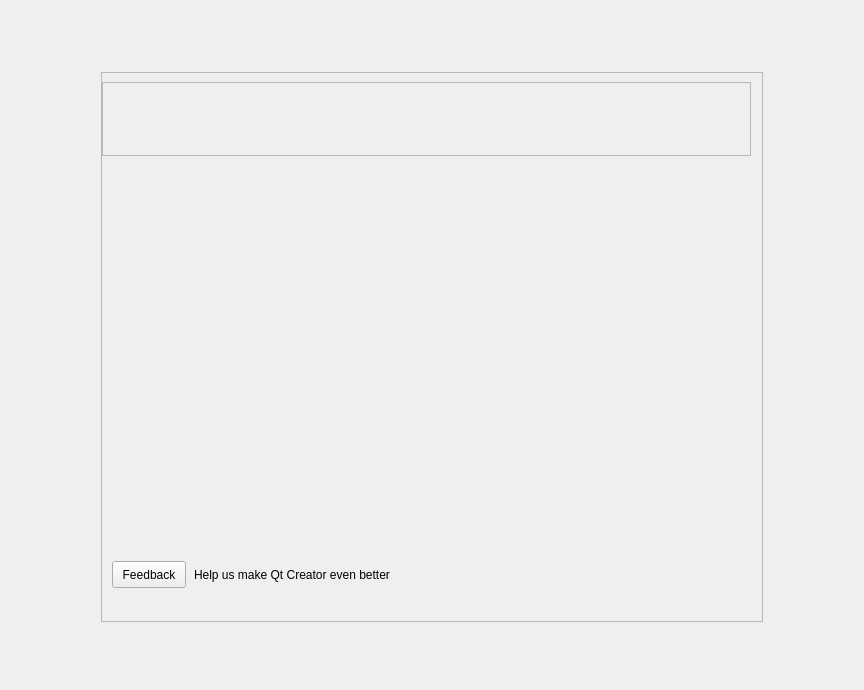
<?xml version="1.0" encoding="UTF-8"?>
<ui version="4.0">
 <class>Welcome::WelcomeMode</class>
 <widget class="QWidget" name="Welcome::WelcomeMode">
  <property name="geometry">
   <rect>
    <x>0</x>
    <y>0</y>
    <width>864</width>
    <height>690</height>
   </rect>
  </property>
  <property name="styleSheet">
   <string notr="true">#Welcome--WelcomePage {
background-color: qlineargradient(spread:pad, x1:0.5, y1:0, x2:0.5, y2:1, stop:0 rgba(247, 247, 247, 255), stop:1 rgba(215, 215, 215, 255));
}

QToolButton, QPushButton, QComboBox {
    border-image: url(:/welcome/images/btn_26.png) 4;
    border-width: 4;
    padding: 0px 6px;
    font-size: 12px;
}

QToolButton, QPushButton, QComboBox, QLabel {
    color: black;
}

 QComboBox QAbstractItemView {
    background-color:white;
}

 QComboBox::down-arrow {
     image: url(:/welcome/images/combobox_arrow.png);
 }
QComboBox:drop-down
{
     subcontrol-origin: padding;
     subcontrol-position: top right;
     border-left-style: none; 
     border-top-right-radius: 1px;
     border-bottom-right-radius: 1px;
}

QToolButton:hover, QPushButton:hover, QComboBox:hover {
    border-image: url(:/welcome/images/btn_26_hover.png) 4;
}

QToolButton:disabled, QPushButton:disabled, QComboBox::disabled {
	color:gray;
}

QToolButton:pressed, QPushButton:pressed{
    border-image: url(:/welcome/images/btn_26_pressed.png) 4;
}

 QPushButton::menu-indicator{
    subcontrol-origin: margin;
	subcontrol-position: center right;
	right: 4px;
 }

 QPushButton{
	outline: none;
	margin: 2
 }
</string>
  </property>
  <layout class="QVBoxLayout" name="verticalLayout_4">
   <property name="spacing">
    <number>0</number>
   </property>
   <property name="margin">
    <number>0</number>
   </property>
   <item>
    <widget class="QWidget" name="gradientWidget" native="true">
     <layout class="QGridLayout" name="gridLayout">
      <property name="leftMargin">
       <number>0</number>
      </property>
      <property name="topMargin">
       <number>4</number>
      </property>
      <property name="rightMargin">
       <number>0</number>
      </property>
      <property name="bottomMargin">
       <number>0</number>
      </property>
      <property name="spacing">
       <number>0</number>
      </property>
      <item row="1" column="0">
       <widget class="QFrame" name="mainFrame">
        <property name="minimumSize">
         <size>
          <width>662</width>
          <height>550</height>
         </size>
        </property>
        <property name="maximumSize">
         <size>
          <width>662</width>
          <height>550</height>
         </size>
        </property>
        <property name="styleSheet">
         <string notr="true">#mainFrame {
    border-image: url(:/welcome/images/background_center_frame.png);
    border-width: 2;
	padding:-1;
    padding-bottom:20	;
}

#contentframe{
   border: none 0px;
   border-bottom: 1px solid #c9c9c9;
   background: #ffffff;
   margin: 0px;
}</string>
        </property>
        <property name="frameShape">
         <enum>QFrame::StyledPanel</enum>
        </property>
        <property name="frameShadow">
         <enum>QFrame::Raised</enum>
        </property>
        <layout class="QVBoxLayout" name="verticalLayout">
         <property name="spacing">
          <number>0</number>
         </property>
         <property name="leftMargin">
          <number>0</number>
         </property>
         <property name="topMargin">
          <number>9</number>
         </property>
         <property name="rightMargin">
          <number>0</number>
         </property>
         <property name="bottomMargin">
          <number>0</number>
         </property>
         <item>
          <widget class="QFrame" name="headerFrame">
           <property name="sizePolicy">
            <sizepolicy hsizetype="Fixed" vsizetype="Fixed">
             <horstretch>0</horstretch>
             <verstretch>0</verstretch>
            </sizepolicy>
           </property>
           <property name="minimumSize">
            <size>
             <width>649</width>
             <height>74</height>
            </size>
           </property>
           <property name="maximumSize">
            <size>
             <width>649</width>
             <height>89</height>
            </size>
           </property>
           <property name="styleSheet">
            <string>#headerFrame {
    border-image: url(:/welcome/images/center_frame_header.png) 0;
    border-width: 0;
}
</string>
           </property>
           <property name="frameShape">
            <enum>QFrame::StyledPanel</enum>
           </property>
           <property name="frameShadow">
            <enum>QFrame::Raised</enum>
           </property>
          </widget>
         </item>
         <item>
          <widget class="QFrame" name="navFrame">
           <property name="sizePolicy">
            <sizepolicy hsizetype="Preferred" vsizetype="Fixed">
             <horstretch>0</horstretch>
             <verstretch>0</verstretch>
            </sizepolicy>
           </property>
           <property name="minimumSize">
            <size>
             <width>0</width>
             <height>25</height>
            </size>
           </property>
           <property name="font">
            <font>
             <weight>50</weight>
             <bold>false</bold>
            </font>
           </property>
           <property name="cursor">
            <cursorShape>PointingHandCursor</cursorShape>
           </property>
           <property name="autoFillBackground">
            <bool>false</bool>
           </property>
           <property name="styleSheet">
            <string notr="true">QToolButton {
	border-image:none;
	background-color: qlineargradient(x1: 0, y1: 0, x2: 0.0, y2: 1.0,
	stop: 0 #838383,
	stop: 0.4 #707070,
	stop: 0.401 #636363,
	stop: 1 #4a4a4a);
	border: 0px solid black;
	border-top: 1px solid #303030;
	border-bottom: 1px solid #202020;
	color: white;
	height:20px;
}

QToolButton:hover {
	border-image:none;
	background-color: qlineargradient(x1: 0, y1: 0, x2: 0.0, y2: 1.0,
	stop: 0 #909090,
	stop: 0.4 #808080,
	stop: 0.401 #707070,
	stop: 1 #555555);
}

QToolButton:checked, QToolButton:checked:pressed {
	border-image:none;
	background-color: qlineargradient(x1: 0, y1: 0, x2: 0.0, y2: 1.0,
	stop: 0 #ffffff,
	stop: 0.4 #eeeeee,
	stop: 0.401 #e2e2e2,
	stop: 1 #dddddd);
	color: black;
	border-top: 1px solid #606060;
	border-bottom: 1px solid #404040;
}

QToolButton:pressed {
	border-image:none;
	background-color: qlineargradient(x1: 0, y1: 0, x2: 0.0, y2: 1.0,
	stop: 0 #383838,
	stop: 0.2 #404040,
	stop: 0.201 #484848,
	stop: 1 #505050);
}


</string>
           </property>
           <property name="frameShape">
            <enum>QFrame::NoFrame</enum>
           </property>
           <property name="frameShadow">
            <enum>QFrame::Plain</enum>
           </property>
          </widget>
         </item>
         <item>
          <widget class="QStackedWidget" name="stackedWidget">
           <property name="currentIndex">
            <number>-1</number>
           </property>
          </widget>
         </item>
         <item>
          <layout class="QHBoxLayout" name="horizontalLayout">
           <property name="leftMargin">
            <number>8</number>
           </property>
           <property name="topMargin">
            <number>1</number>
           </property>
           <property name="rightMargin">
            <number>13</number>
           </property>
           <property name="bottomMargin">
            <number>10</number>
           </property>
           <item>
            <widget class="QPushButton" name="feedbackButton">
             <property name="focusPolicy">
              <enum>Qt::TabFocus</enum>
             </property>
             <property name="styleSheet">
              <string notr="true">height:19px;</string>
             </property>
             <property name="text">
              <string>Feedback</string>
             </property>
             <property name="icon">
              <iconset resource="welcome.qrc">
               <normaloff>:/welcome/images/feedback_arrow.png</normaloff>:/welcome/images/feedback_arrow.png</iconset>
             </property>
            </widget>
           </item>
           <item>
            <spacer name="horizontalSpacer_6">
             <property name="orientation">
              <enum>Qt::Horizontal</enum>
             </property>
             <property name="sizeType">
              <enum>QSizePolicy::Fixed</enum>
             </property>
             <property name="sizeHint" stdset="0">
              <size>
               <width>6</width>
               <height>0</height>
              </size>
             </property>
            </spacer>
           </item>
           <item>
            <widget class="QLabel" name="helpUsLabel">
             <property name="palette">
              <palette>
               <active>
                <colorrole role="WindowText">
                 <brush brushstyle="SolidPattern">
                  <color alpha="255">
                   <red>0</red>
                   <green>0</green>
                   <blue>0</blue>
                  </color>
                 </brush>
                </colorrole>
                <colorrole role="Text">
                 <brush brushstyle="SolidPattern">
                  <color alpha="255">
                   <red>0</red>
                   <green>0</green>
                   <blue>0</blue>
                  </color>
                 </brush>
                </colorrole>
                <colorrole role="ButtonText">
                 <brush brushstyle="SolidPattern">
                  <color alpha="255">
                   <red>0</red>
                   <green>0</green>
                   <blue>0</blue>
                  </color>
                 </brush>
                </colorrole>
               </active>
               <inactive>
                <colorrole role="WindowText">
                 <brush brushstyle="SolidPattern">
                  <color alpha="255">
                   <red>0</red>
                   <green>0</green>
                   <blue>0</blue>
                  </color>
                 </brush>
                </colorrole>
                <colorrole role="Text">
                 <brush brushstyle="SolidPattern">
                  <color alpha="255">
                   <red>0</red>
                   <green>0</green>
                   <blue>0</blue>
                  </color>
                 </brush>
                </colorrole>
                <colorrole role="ButtonText">
                 <brush brushstyle="SolidPattern">
                  <color alpha="255">
                   <red>0</red>
                   <green>0</green>
                   <blue>0</blue>
                  </color>
                 </brush>
                </colorrole>
               </inactive>
               <disabled>
                <colorrole role="WindowText">
                 <brush brushstyle="SolidPattern">
                  <color alpha="255">
                   <red>0</red>
                   <green>0</green>
                   <blue>0</blue>
                  </color>
                 </brush>
                </colorrole>
                <colorrole role="Text">
                 <brush brushstyle="SolidPattern">
                  <color alpha="255">
                   <red>0</red>
                   <green>0</green>
                   <blue>0</blue>
                  </color>
                 </brush>
                </colorrole>
                <colorrole role="ButtonText">
                 <brush brushstyle="SolidPattern">
                  <color alpha="255">
                   <red>0</red>
                   <green>0</green>
                   <blue>0</blue>
                  </color>
                 </brush>
                </colorrole>
               </disabled>
              </palette>
             </property>
             <property name="text">
              <string>Help us make Qt Creator even better</string>
             </property>
            </widget>
           </item>
           <item>
            <spacer name="horizontalSpacer_5">
             <property name="orientation">
              <enum>Qt::Horizontal</enum>
             </property>
             <property name="sizeHint" stdset="0">
              <size>
               <width>40</width>
               <height>20</height>
              </size>
             </property>
            </spacer>
           </item>
          </layout>
         </item>
        </layout>
       </widget>
      </item>
      <item row="2" column="0">
       <spacer name="bottomVerticalSpacer">
        <property name="orientation">
         <enum>Qt::Vertical</enum>
        </property>
        <property name="sizeType">
         <enum>QSizePolicy::Expanding</enum>
        </property>
        <property name="sizeHint" stdset="0">
         <size>
          <width>0</width>
          <height>0</height>
         </size>
        </property>
       </spacer>
      </item>
      <item row="0" column="0">
       <spacer name="verticalSpacer">
        <property name="orientation">
         <enum>Qt::Vertical</enum>
        </property>
        <property name="sizeHint" stdset="0">
         <size>
          <width>20</width>
          <height>40</height>
         </size>
        </property>
       </spacer>
      </item>
     </layout>
    </widget>
   </item>
  </layout>
 </widget>
 <resources>
  <include location="welcome.qrc"/>
 </resources>
 <connections/>
</ui>
